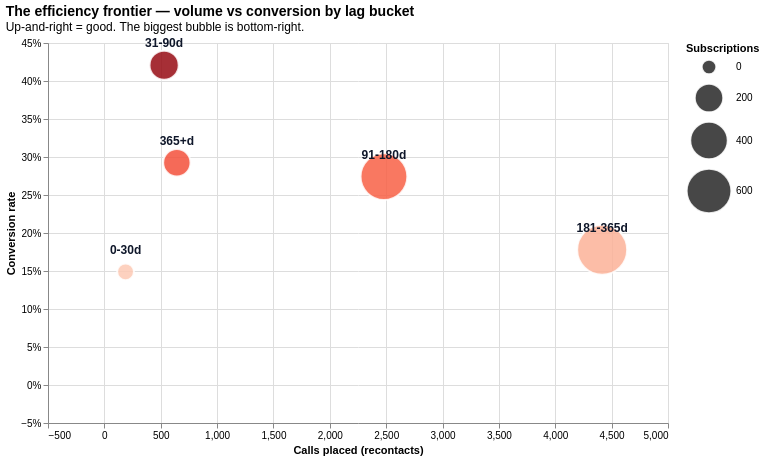

Write notebook code for a chart like this one.
### Markdown cell above
## Where the bank actually placed its calls

Each circle is a recontact-lag bucket. **X = call volume, Y = conversion
rate, size = subscriptions generated.** A well-targeted campaign would
cluster up-and-right (high volume, high conversion). This one clusters
bottom-right: the bank's biggest dialing bucket is its lowest-converting
one.

### Code cell
scatter = (
    alt.Chart(lag)
    .mark_circle(opacity=0.85, stroke="white", strokeWidth=2)
    .encode(
        x=alt.X("calls:Q", title="Calls placed (recontacts)",
                scale=alt.Scale(zero=True, padding=20)),
        y=alt.Y("conv:Q", title="Conversion rate",
                axis=alt.Axis(format="%"),
                scale=alt.Scale(zero=True, padding=20)),
        size=alt.Size("subs:Q", title="Subscriptions",
                      scale=alt.Scale(range=[200, 2500])),
        color=alt.Color("conv:Q", scale=alt.Scale(scheme="reds"),
                        legend=None),
        tooltip=["recontact", "calls", "subs",
                 alt.Tooltip("conv:Q", format=".1%")],
    )
)
frontier_labels = (
    alt.Chart(lag)
    .mark_text(dy=-22, fontWeight="bold", fontSize=12, color=PALETTE["ink"])
    .encode(x="calls:Q", y="conv:Q", text="recontact:N")
)
frontier = (
    alt.layer(scatter, frontier_labels)
    .properties(
        width=620, height=380,
        title=alt.TitleParams(
            "The efficiency frontier — volume vs conversion by lag bucket",
            subtitle="Up-and-right = good. The biggest bubble is bottom-right.",
            fontSize=14, anchor="start",
        ),
    )
)
frontier

### Figure 1 — Vega-Lite specification as saved in the notebook (floating-point values rounded to 4 significant figures)
{"$schema": "https://vega.github.io/schema/vega-lite/v6.4.1.json", "config": {"view": {"continuousHeight": 300, "continuousWidth": 300}}, "data": {"name": "data-470c1d38a76af96f144aca90e479ce12"}, "datasets": {"data-470c1d38a76af96f144aca90e479ce12": [{"calls": 188, "conv": 0.1489, "recontact": "0-30d", "share_of_calls": 0.02277, "subs": 28}, {"calls": 530, "conv": 0.4208, "recontact": "31-90d", "share_of_calls": 0.06419, "subs": 223}, {"calls": 2480, "conv": 0.2742, "recontact": "91-180d", "share_of_calls": 0.3004, "subs": 680}, {"calls": 4416, "conv": 0.178, "recontact": "181-365d", "share_of_calls": 0.5348, "subs": 786}, {"calls": 643, "conv": 0.2924, "recontact": "365+d", "share_of_calls": 0.07787, "subs": 188}]}, "height": 380, "layer": [{"encoding": {"color": {"field": "conv", "legend": null, "scale": {"scheme": "reds"}, "type": "quantitative"}, "size": {"field": "subs", "scale": {"range": [200, 2500]}, "title": "Subscriptions", "type": "quantitative"}, "tooltip": [{"field": "recontact", "type": "nominal"}, {"field": "calls", "type": "quantitative"}, {"field": "subs", "type": "quantitative"}, {"field": "conv", "format": ".1%", "type": "quantitative"}], "x": {"field": "calls", "scale": {"padding": 20, "zero": true}, "title": "Calls placed (recontacts)", "type": "quantitative"}, "y": {"axis": {"format": "%"}, "field": "conv", "scale": {"padding": 20, "zero": true}, "title": "Conversion rate", "type": "quantitative"}}, "mark": {"opacity": 0.85, "stroke": "white", "strokeWidth": 2, "type": "circle"}}, {"encoding": {"text": {"field": "recontact", "type": "nominal"}, "x": {"field": "calls", "type": "quantitative"}, "y": {"field": "conv", "type": "quantitative"}}, "mark": {"color": "#0f172a", "dy": -22, "fontSize": 12, "fontWeight": "bold", "type": "text"}}], "title": {"anchor": "start", "fontSize": 14, "subtitle": "Up-and-right = good. The biggest bubble is bottom-right.", "text": "The efficiency frontier — volume vs conversion by lag bucket"}, "usermeta": {"embedOptions": {}}, "width": 620}
